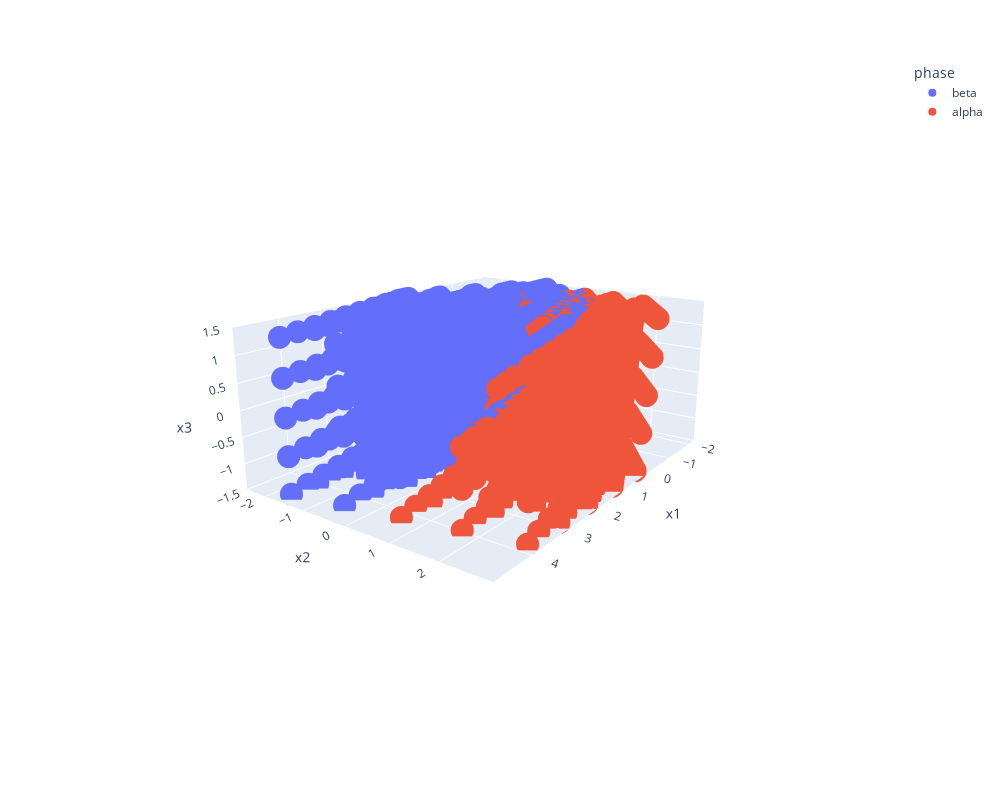

Notebook cell for this chart:
### Code cell
px.scatter_3d(pca_df, x="x1", y="x2", z="x3", color="phase", width=1000, height=800)

### Figure 1 — Plotly figure (JSON) as saved in the notebook; plotly's stock layout.template omitted (floating-point values rounded to 4 significant figures; data arrays with more than 128 entries replaced by an {"elided": "..."} marker saying what was removed)
{"data": [{"hovertemplate": "phase=beta<br>x1=%{x}<br>x2=%{y}<br>x3=%{z}<extra></extra>", "legendgroup": "beta", "marker": {"color": "#636efa", "symbol": "circle"}, "mode": "markers", "name": "beta", "scene": "scene", "showlegend": true, "type": "scatter3d", "x": {"elided": "3771 float values"}, "y": {"elided": "3771 float values"}, "z": {"elided": "3771 float values"}}, {"hovertemplate": "phase=alpha<br>x1=%{x}<br>x2=%{y}<br>x3=%{z}<extra></extra>", "legendgroup": "alpha", "marker": {"color": "#EF553B", "symbol": "circle"}, "mode": "markers", "name": "alpha", "scene": "scene", "showlegend": true, "type": "scatter3d", "x": {"elided": "1854 float values"}, "y": {"elided": "1854 float values"}, "z": {"elided": "1854 float values"}}], "layout": {"height": 800, "legend": {"title": {"text": "phase"}, "tracegroupgap": 0}, "margin": {"t": 60}, "scene": {"aspectmode": "auto", "aspectratio": {"x": 1.47, "y": 1.117, "z": 0.6092}, "camera": {"center": {"x": 0, "y": 0, "z": 0}, "eye": {"x": 2.391, "y": 1.756, "z": 0.8769}, "projection": {"type": "perspective"}, "up": {"x": 0, "y": 0, "z": 1}}, "domain": {"x": [0, 1], "y": [0, 1]}, "xaxis": {"title": {"text": "x1"}, "type": "linear"}, "yaxis": {"title": {"text": "x2"}, "type": "linear"}, "zaxis": {"title": {"text": "x3"}, "type": "linear"}}, "width": 1000}}
